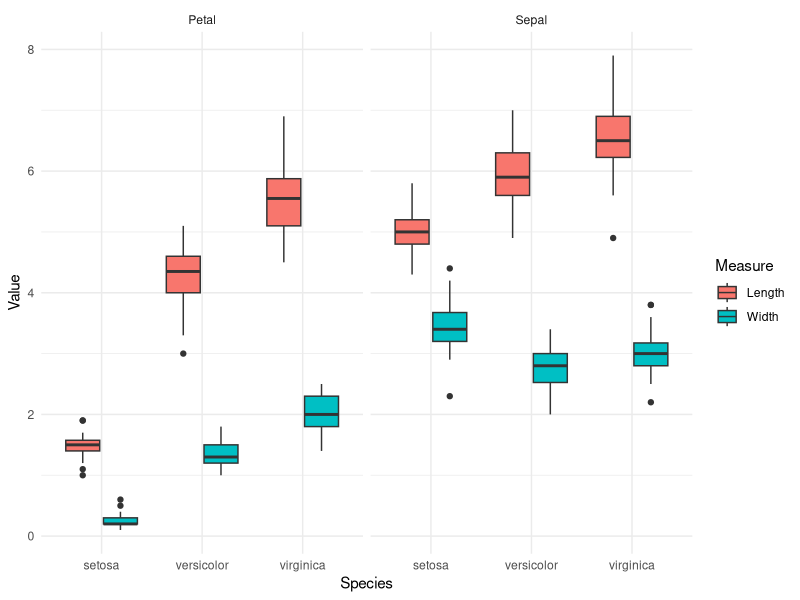

Source code (R):
## ---- chunk 1
if(!require("tidyverse")) install.packages("tidyverse")
if(!require("htmlTable")) install.packages("htmlTable")
if(!require("haven")) install.packages("haven")
if(!require("DT")) install.packages("DT")
## ---- chunk 2
knitr::opts_chunk$set(echo = TRUE, message = FALSE, warning = FALSE)
## ---- chunk 3
head(iris)
iris_long <- iris %>%
  pivot_longer(cols = c(Sepal.Length, Sepal.Width, Petal.Length, Petal.Width),
               names_to = "Measurement", 
               values_to = "Value")
head(iris_long)
## ---- chunk 4
iris_wide <- iris_long %>%
  pivot_wider(names_from = "Measurement", 
              values_from = "Value")
# 결과 확인
head(iris_wide)
## ---- chunk 5
iris_longer_example <- iris %>%
  pivot_longer(
    cols = c(Sepal.Length, Sepal.Width, 
             Petal.Length, Petal.Width),  # 여러 열 선택
    names_to = c("Part", "Measure"),      # 두 개의 새로운 변수로 나눔
    names_sep = "\\.",                    # 열 이름의 구분자가 "."임을 지정
    values_to = "Value"                   # 측정값을 저장할 열 이름
  )
head(iris_longer_example)
## ---- chunk 6
# Wide form에서는 각 변수별로 요약해야 함
iris_wide_summary <- iris %>%
  group_by(Species) %>%
  summarise(
    Sepal.Length.Mean = mean(Sepal.Length, na.rm = TRUE),
    Sepal.Width.Mean = mean(Sepal.Width, na.rm = TRUE),
    Petal.Length.Mean = mean(Petal.Length, na.rm = TRUE),
    Petal.Width.Mean = mean(Petal.Width, na.rm = TRUE)
  )

# 결과 확인
print(iris_wide_summary)
## ---- chunk 7
# iris_longer_example 데이터에서 'Part'와 'Measure'별 평균 구하기
iris_summary <- iris_longer_example %>%
  group_by(Species, Part, Measure) %>%
  summarise(Mean_Value = mean(Value, na.rm = TRUE))

# 결과 확인
print(iris_summary)
## ---- chunk 8
# ggplot2로 각 Part와 Measure에 따른 값 분포 시각화
ggplot(iris_longer_example, aes(x = Species, y = Value, fill = Measure)) +
  geom_boxplot() +
  facet_wrap(~ Part) +
  theme_minimal()
